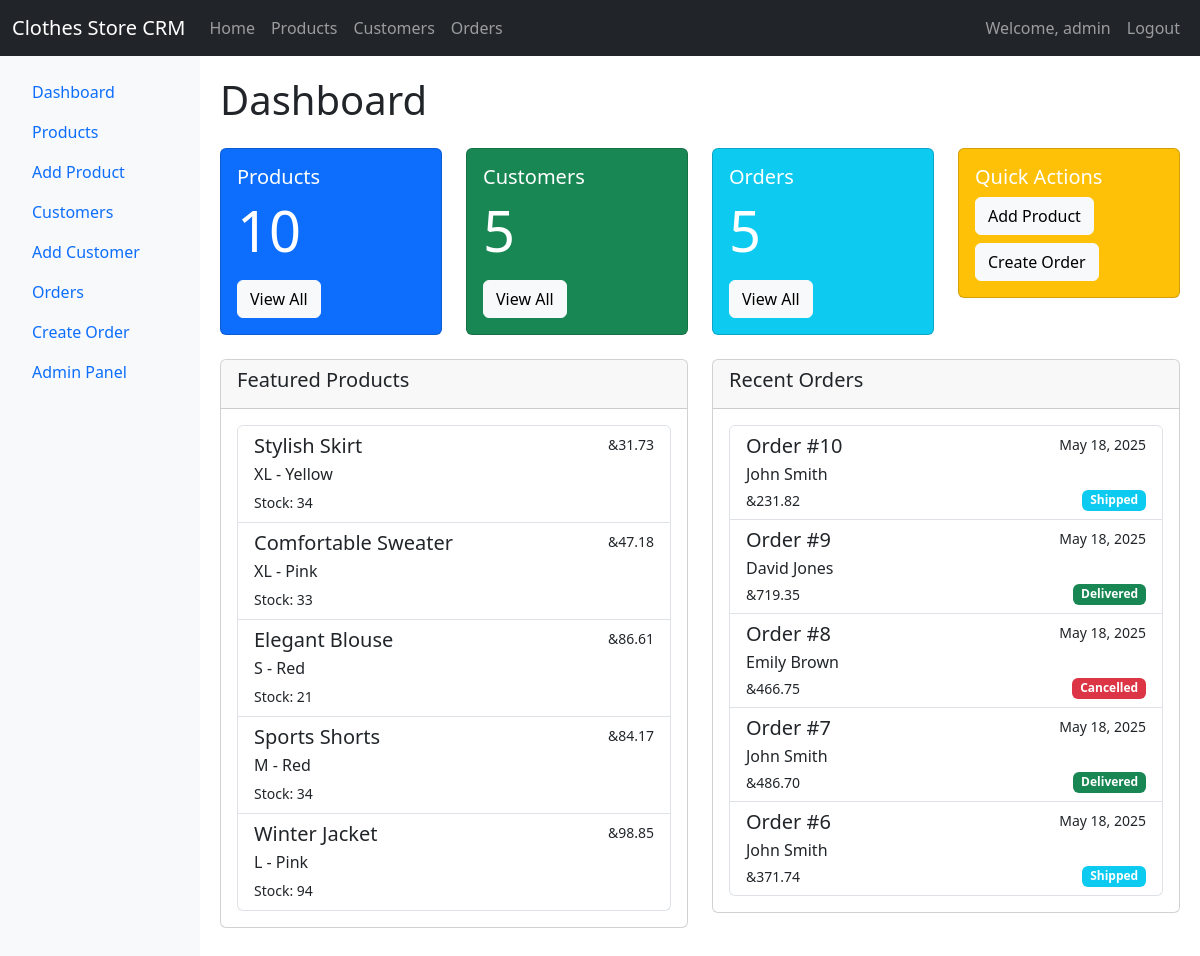
Page / (signed in) on the earlier database version.
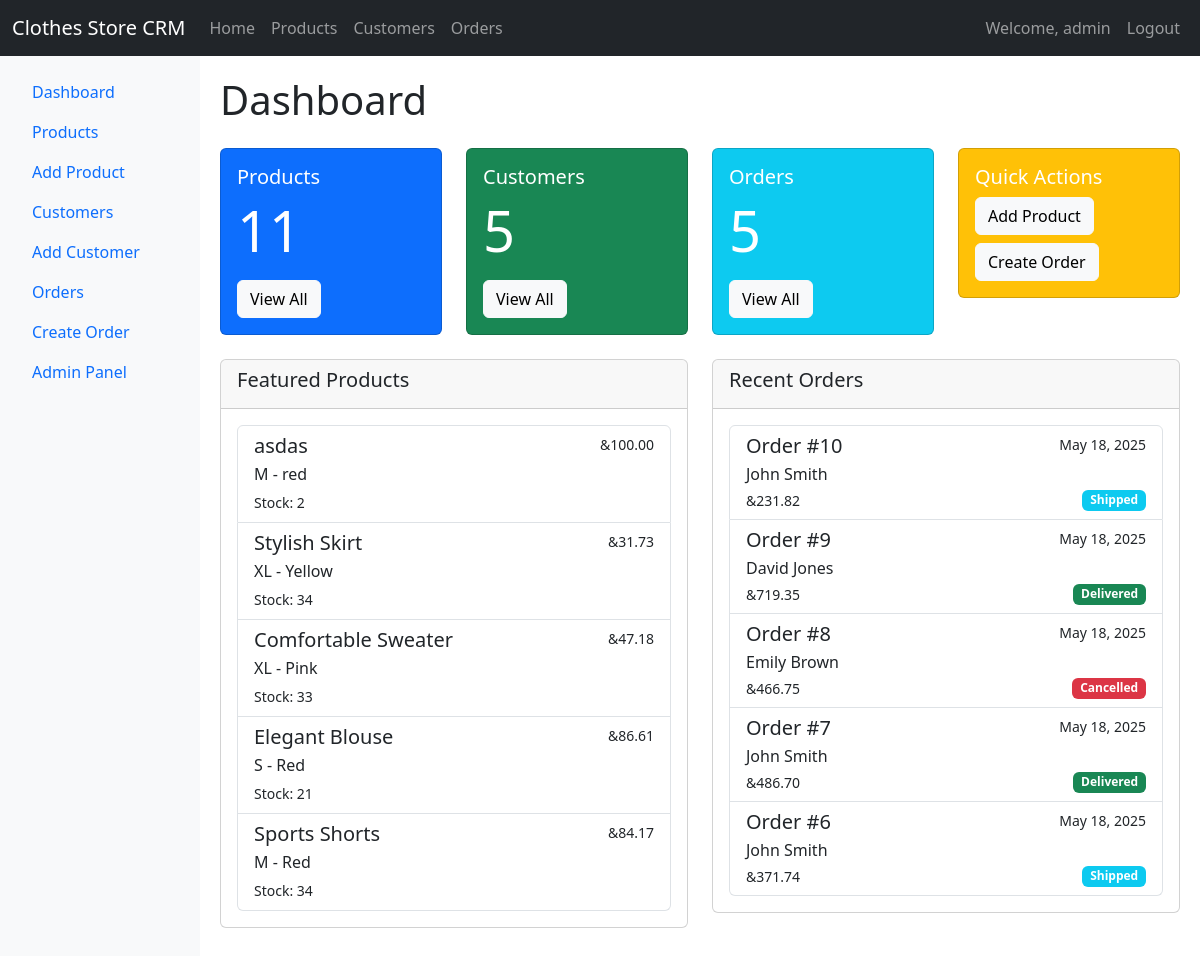
Same page on the later database version.
### core/models.py (models this page shows, shortened)
class ClothesProduct(models.Model):
    SIZE_CHOICES = [
        ('S', 'Small'),
        ('M', 'Medium'),
        ('L', 'Large'),
        ('XL', 'Extra Large'),
    ]
    name = models.CharField(max_length=100)
    description = models.TextField()
    price = models.DecimalField(max_digits=10, decimal_places=2)
    size = models.CharField(max_length=2, choices=SIZE_CHOICES)
    color = models.CharField(max_length=50)
    stock_quantity = models.PositiveIntegerField()
    created_at = models.DateTimeField(auto_now_add=True)

class Order(models.Model):
    STATUS_CHOICES = [
        ('Pending', 'Pending'),
        ('Shipped', 'Shipped'),
        ('Delivered', 'Delivered'),
        ('Cancelled', 'Cancelled'),
    ]
    customer = models.ForeignKey(Customer, on_delete=models.CASCADE, related_name='orders')
    order_date = models.DateTimeField(auto_now_add=True)
    status = models.CharField(max_length=10, choices=STATUS_CHOICES, default='Pending')
    total_amount = models.DecimalField(max_digits=10, decimal_places=2)

class Customer(models.Model):
    first_name = models.CharField(max_length=50)
    last_name = models.CharField(max_length=50)
    email = models.EmailField(unique=True)
    phone_number = models.CharField(max_length=15)
    address = models.TextField()
    @property
    def full_name(self):
        return f"{self.first_name} {self.last_name}"

### core/views.py (the view)
# urls.py: path('', views.home, name='home'),
@login_required
def home(request):
    featured_products = ClothesProduct.objects.order_by('-created_at')[:5]
    recent_orders = Order.objects.order_by('-order_date')[:5]
    customer_count = Customer.objects.count()
    product_count = ClothesProduct.objects.count()
    context = {
        'featured_products': featured_products,
        'recent_orders': recent_orders,
        'customer_count': customer_count,
        'product_count': product_count,
    }
    return render(request, 'core/home.html', context)

### core/templates/core/home.html
{% extends "core/base.html" %}
{% block content %}
<h1 class="mb-4">Dashboard</h1>
<div class="row">
    <div class="col-md-3 mb-4">
        <div class="card text-white bg-primary">
            <div class="card-body">
                <h5 class="card-title">Products</h5>
                <p class="card-text display-4">{{ product_count }}</p>
                <a href="{% url 'product_list' %}" class="btn btn-light">View All</a>
            </div>
        </div>
    </div>
    <div class="col-md-3 mb-4">
        <div class="card text-white bg-success">
            <div class="card-body">
                <h5 class="card-title">Customers</h5>
                <p class="card-text display-4">{{ customer_count }}</p>
                <a href="{% url 'customer_list' %}" class="btn btn-light">View All</a>
            </div>
        </div>
    </div>
    <div class="col-md-3 mb-4">
        <div class="card text-white bg-info">
            <div class="card-body">
                <h5 class="card-title">Orders</h5>
                <p class="card-text display-4">{{ recent_orders.count }}</p>
                <a href="{% url 'order_list' %}" class="btn btn-light">View All</a>
            </div>
        </div>
    </div>
    <div class="col-md-3 mb-4">
        <div class="card text-white bg-warning">
            <div class="card-body">
                <h5 class="card-title">Quick Actions</h5>
                <a href="{% url 'product_create' %}" class="btn btn-light mb-2">Add Product</a>
                <a href="{% url 'order_create' %}" class="btn btn-light">Create Order</a>
            </div>
        </div>
    </div>
</div>
<div class="row">
    <div class="col-md-6 mb-4">
        <div class="card">
            <div class="card-header">
                <h5>Featured Products</h5>
            </div>
            <div class="card-body">
                <div class="list-group">
                    {% for product in featured_products %}
                    <a href="{% url 'product_detail' product.pk %}" class="list-group-item list-group-item-action">
                        <div class="d-flex w-100 justify-content-between">
                            <h5 class="mb-1">{{ product.name }}</h5>
                            <small>&{{ product.price }}</small>
                        </div>
                        <p class="mb-1">{{ product.size }} - {{ product.color }}</p>
                        <small>Stock: {{ product.stock_quantity }}</small>
                    </a>
                    {% empty %}
                    <p class="text-muted">No products available.</p>
                    {% endfor %}
                </div>
            </div>
        </div>
    </div>
    <div class="col-md-6 mb-4">
        <div class="card">
            <div class="card-header">
                <h5>Recent Orders</h5>
            </div>
            <div class="card-body">
                <div class="list-group">
                    {% for order in recent_orders %}
                    <a href="{% url 'order_detail' order.pk %}" class="list-group-item list-group-item-action">
                        <div class="d-flex w-100 justify-content-between">
                            <h5 class="mb-1">Order #{{ order.id }}</h5>
                            <small>{{ order.order_date|date:"M d, Y" }}</small>
                        </div>
                        <p class="mb-1">{{ order.customer.full_name }}</p>
                        <div class="d-flex w-100 justify-content-between">
                            <small>&{{ order.total_amount }}</small>
                            <span class="badge bg-{% if order.status == 'Delivered' %}success{% elif order.status == 'Shipped' %}info{% elif order.status == 'Pending' %}warning{% else %}danger{% endif %}">
                                {{ order.status }}
                            </span>
                        </div>
                    </a>
                    {% empty %}
                    <p class="text-muted">No orders available.</p>
                    {% endfor %}
                </div>
            </div>
        </div>
    </div>
</div>
{% endblock %}

### core/templates/core/base.html (shortened to what this page needs)
<!DOCTYPE html>
<html lang="en">
<head>
    <link href="https://cdn.jsdelivr.net/npm/bootstrap@5.3.0-alpha1/dist/css/bootstrap.min.css" rel="stylesheet">
</head>
<body>
    {% if user.is_authenticated %}
    <nav class="navbar navbar-expand-lg navbar-dark bg-dark">
        <div class="container-fluid">
            <a class="navbar-brand" href="{% url 'home' %}">Clothes Store CRM</a>
            <div class="collapse navbar-collapse" id="navbarNav">
                <ul class="navbar-nav me-auto">
                    <li class="nav-item">
                        <a class="nav-link" href="{% url 'home' %}">Home</a>
                    </li>
                    <li class="nav-item">
                        <a class="nav-link" href="{% url 'product_list' %}">Products</a>
                    </li>
                    <li class="nav-item">
                        <a class="nav-link" href="{% url 'customer_list' %}">Customers</a>
                    </li>
                    <li class="nav-item">
                        <a class="nav-link" href="{% url 'order_list' %}">Orders</a>
                    </li>
                </ul>
                <ul class="navbar-nav">
                    <li class="nav-item">
                        <span class="nav-link">Welcome, {{ user.username }}</span>
                    </li>
                    <li class="nav-item">
                        <a class="nav-link" href="{% url 'logout' %}">Logout</a>
                    </li>
                </ul>
            </div>
        </div>
    </nav>
    {% endif %}
    <div class="container-fluid">
        <div class="row">
            {% if user.is_authenticated %}
            <div class="col-md-2 sidebar p-3">
                <ul class="nav flex-column">
                    <li class="nav-item">
                        <a class="nav-link" href="{% url 'home' %}">Dashboard</a>
                    </li>
                    <li class="nav-item">
                        <a class="nav-link" href="{% url 'product_list' %}">Products</a>
                    </li>
                    <li class="nav-item">
                        <a class="nav-link" href="{% url 'product_create' %}">Add Product</a>
                    </li>
                    <li class="nav-item">
                        <a class="nav-link" href="{% url 'customer_list' %}">Customers</a>
                    </li>
                    <li class="nav-item">
                        <a class="nav-link" href="{% url 'customer_create' %}">Add Customer</a>
                    </li>
                    <li class="nav-item">
                        <a class="nav-link" href="{% url 'order_list' %}">Orders</a>
                    </li>
                    <li class="nav-item">
                        <a class="nav-link" href="{% url 'order_create' %}">Create Order</a>
                    </li>
                    <li class="nav-item">
                        <a class="nav-link" href="/admin/" target="_blank">Admin Panel</a>
                    </li>
                </ul>
            </div>
            <div class="col-md-10 content">
            {% else %}
            <div class="col-12 content">
            {% endif %}
                {% block content %}{% endblock %}
            </div>
        </div>
    </div>
</body>
</html>

### core/templates/core/base.html (style rules this page uses)
.sidebar { min-height: calc(100vh - 56px); background-color: #f8f9fa; }
.content { padding: 20px; }

Differences in the rows shown:
no longer on this page (row unchanged): ClothesProduct: name "Winter Jacket", price "98.85", size "L", color "Pink", stock_quantity "94"
added ClothesProduct: name "asdas", price "100.00", size "M", color "red", stock_quantity "2"
Other differences:
{{ product_count }}: "10" → "11"
